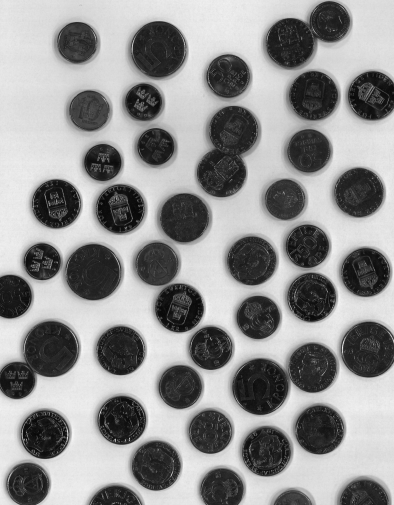
#> input picture Lab3/Lab3/images/coins.tif, 394 x 505 px, found by its file name
$ jupyter execute Lab3.ipynb
#> lines starting #> are read from the running program, lines starting #| are printed output that depends on the picture; after the words box and inside, x2 and y2 are one past the last pixel; in counts of white or black regions, pixels touching at a corner belong together
# Formality

- Work together in groups of four people. Sign up for a group in Studium.

- The exercise is examinated by oral examination during the exercise session 4 OR by handing in a
written report with the group’s answers to the questions in Studium. Name your report
**Lab3_LastName1_LastName2_LastName3** . If you choose your work to be evaluated during
exercise session 4, make sure all the group members are present and prepare a report with the main
results to simplify the evaluation, otherwise, you will be asked to submit a full report on Studium.

First, we load the grayscale image coins.tif using OpenCV. This image contains several coins (dark circular objects) on a light background. Some coins have bright details (highlights) on them, and a few coins touch or overlap each other.

[cell 1]
import cv2
import numpy as np
from matplotlib import pyplot as plt

I = cv2.imread('lab3/images/coins.tif', cv2.IMREAD_GRAYSCALE)
#> I is the input picture: shape (505, 394); min 8, max 246, mean 144.7

plt.imshow(I, cmap='gray')
plt.axis('off')            # Hide axis ticks
plt.show()

# Assignment

Counting objects is a fairly common problem in image analysis. Often the segmentation is difficult, due to non-uniform illumination, shadows, blur, reflections
etc. The problems here are that some objects are slightly overlapping or partiall
hidden (but still possible to identify). Some of the objects also contain bright pixe s
that should be counted as part of the object. Those difficulties must be taken i to
consideration when solving the assignm

The report should contain:
1. Your script that solves the task. Include a comment for every function sayin
why that particular function was needed.
2. An image showing the final segmentation resulIONS
3. A histogram showing the distribution of object size. Either area or  adius
could be used as a size measure (see figure).
4. A discussion of errors and limitations in your final method.
5. As you can see, the objects are coins. Is it possible to count the tot l amount
of money using your algorithm?
6. Explain how your method treat the coins on the image border.
7. Is your solution general in the sense that it can be used when analyzing images with arbitrary circular objects (i.e. not only coins.tif)? Try it on
bacteria.tif. Does it work on arbitrary ellipsoid or co vex objects?
Describe some possible modifications you could make to your program.
ent.

And here is an example of a histogram that would show the distribution of coins found in an image:

Below are some Python functions (from OpenCV, scikit-image, numpy, and matplotlib) that will be useful for this lab. Check the documentation for details and examples. Not all of these are required to solve the task, but understanding them will help.

* Thresholding and Binary Masks
`cv2.threshold(I, T, 255, cv2.THRESH_BINARY)`
Threshold the grayscale image I at intensity level T (0 ≤ T ≤ 255) to create a binary image.
Returns (ret, binary) where binary is a mask image with 0 or 255 values.

`threshold_otsu(I)` (from skimage.filters)
Automatically computes an optimal global threshold (Otsu’s method) based on the image histogram.

`binary = I < T` (using NumPy)
Simple boolean thresholding, producing a binary mask (True/False).

* Histograms and Visualization
`plt.hist(I.ravel(), bins=256)` (from matplotlib)
Plots the intensity histogram of a grayscale image.

`plt.imshow(I, cmap='gray')`
Displays a grayscale or binary image.

* Distance Transform
`cv2.distanceTransform(binary, cv2.DIST_L2, 5)`
Computes the distance transform of a binary mask using Euclidean distance (or cv2.DIST_L1 for cityblock).
Result is a float image where each pixel’s value is the distance to the nearest background pixel.

* Watershed Segmentation
`watershed(-dist, markers, mask=binary)` (from skimage.segmentation)
Performs watershed segmentation. Typically applied to the negative distance transform using labeled markers.
mask restricts watershed to foreground regions.

* Logical Operations
`np.logical_and(A, B), np.logical_or(A, B), np.logical_xor(A, B), np.logical_not(A)`
Pixel-wise logical operations between binary images.

* Labeling and Region Properties
`label(binary, connectivity=2)` (from skimage.measure)
Labels connected components in a binary image. connectivity=2 for 8-connectivity in 2D.

`label2rgb(labels, image=I)` (from skimage.color)
Converts a labeled segmentation to a color overlay for visualization.

`regionprops(labels)` (from skimage.measure)
Extracts features from labeled regions.

* Local Maxima Detection
`peak_local_max(dist, min_distance=1)` (from skimage.feature)
Finds local maxima in an image (e.g., peaks in distance transform). Returns coordinates or a boolean mask.
Can be used to find object centers for marker-based segmentation.

* Filtering
`cv2.medianBlur(I, ksize=3)`
Applies a median filter to reduce noise or fill small holes (e.g., coin engravings).

`cv2.filter2D(I, -1, kernel)`
Applies a custom 2D filter (e.g., mean filter kernel).

`gaussian(I, sigma) (from skimage.filters)`
Smooths the image using a Gaussian filter.

Morphological Operations
`cv2.morphologyEx(I, cv2.MORPH_OPEN, kernel)`
Morphological opening (erosion followed by dilation).

`cv2.morphologyEx(I, cv2.MORPH_CLOSE, kernel)`
Morphological closing (dilation followed by erosion).

`cv2.erode(I, kernel), cv2.dilate(I, kernel)`
Basic erosion and dilation operations.

`disk(radius)` (from skimage.morphology)
Creates a circular structuring element for morphological operations.

* Other Potentially Useful Tools
`remove_small_objects(binary, min_size)` (from skimage.morphology)
Removes connected components smaller than min_size pixels (useful for cleaning noise).

`binary_closing, binary_opening` (from skimage.morphology)
Higher-level morphological operations to close small gaps or remove small protrusions.

`skeletonize(binary)` (from skimage.morphology)
Reduces objects to their skeleton representation.

#### Solution

[cell 2]
# imports
from matplotlib import pyplot as plt
from skimage import filters, morphology, measure, color, segmentation, feature

# find threshold and plt
T = filters.threshold_otsu(I)
#> T = 129

I = cv2.medianBlur(I, ksize=3) # remove highlights from coins

binary  = I < T
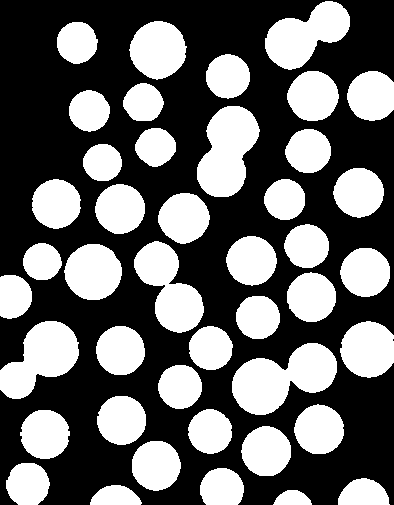
#> binary: shape (505, 394) bool; 40.6% white; 43 white regions, largest, box (x1, y1, x2, y2) and area: (232, 343, 337, 415) 4485, (197, 106, 260, 197) 3862, (0, 321, 79, 399) 3575

plt.imshow(binary, cmap='gray')
plt.axis('off')            # Hide axis ticks
plt.show()

plt.hist(I.ravel(), bins=256)
plt.show()
#> figure, not shown here; tallest bar 4812 high, from x = 220.2 to 221.1

[cell 3]
dist0 = cv2.distanceTransform(binary.astype(np.uint8), cv2.DIST_L2, 0)
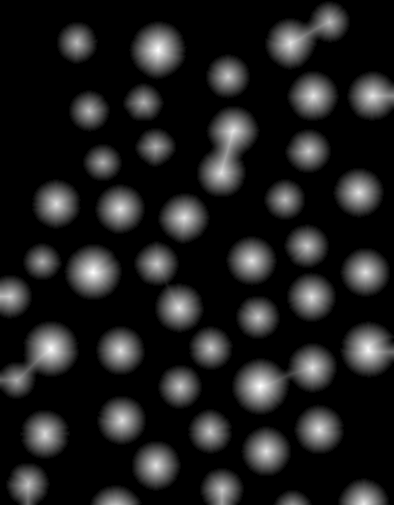
#> dist0: shape (505, 394) float32; min 0, max 27.59, mean 3.4; drawn with min black and max white
distcityblock0 = cv2.distanceTransform(binary.astype(np.uint8), cv2.DIST_L1, 0)

dist3 = cv2.distanceTransform(binary.astype(np.uint8), cv2.DIST_L2, 3)
distcityblock3 = cv2.distanceTransform(binary.astype(np.uint8), cv2.DIST_L1, 3)

dist5 = cv2.distanceTransform(binary.astype(np.uint8), cv2.DIST_L2, 5)
distcityblock5 = cv2.distanceTransform(binary.astype(np.uint8), cv2.DIST_L1, 5)

plt.figure(figsize=(12, 8))
plt.subplot(2,3,1), plt.imshow(dist0, cmap='gray'), plt.title('L2 0')
plt.subplot(2,3,2), plt.imshow(dist3, cmap='gray'), plt.title('L2 3')
plt.subplot(2,3,3), plt.imshow(dist5, cmap='gray'), plt.title('L2 5')
plt.subplot(2,3,4), plt.imshow(distcityblock0, cmap='gray'), plt.title('L1(Cityblock) 0')
plt.subplot(2,3,5), plt.imshow(distcityblock3, cmap='gray'), plt.title('L1(Cityblock) 3')
plt.subplot(2,3,6), plt.imshow(distcityblock5, cmap='gray'), plt.title('L1(Cityblock) 5')
plt.show()

# simmilar results for each configuration

[cell 4]
coords = feature.peak_local_max(
    dist5,
    footprint=np.ones((3, 3)),
    labels=binary
)
#> coords = 63 pairs, first value 22 to 503, second value 9 to 372

markers = np.zeros(dist5.shape, dtype=int)

for i, (r, c) in enumerate(coords, start=1):
    markers[r, c] = i
#> this loop made 63 passes
#> (r, c) on passes 1 to 12: (386, 260), (272, 93), (50, 158), (349, 51), (350, 368), (130, 233), (217, 184), (503, 363), (42, 290), (43, 290), (95, 313), (95, 372)
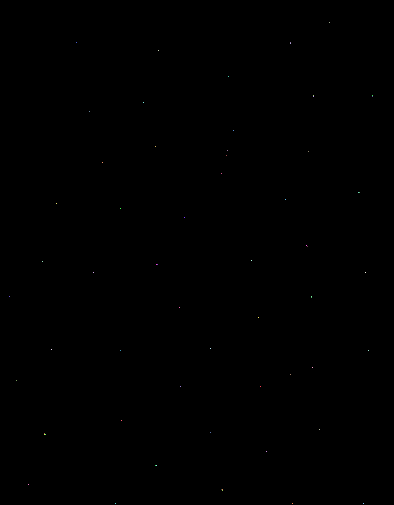
#> markers: shape (505, 394) int64; 64 distinct labels, from 0 to 63; one colour per label, 0 black

markers.shape == dist5.shape

labels = segmentation.watershed(
    -dist5,
    markers,
    mask=binary
)
#> labels: shape (505, 394) int64; 64 distinct labels, from 0 to 63

plt.imshow(labels)
plt.axis('off')            # Hide axis ticks
plt.show()

[cell 5]
L = measure.label(binary, connectivity=2)
#> L: shape (505, 394) int32; 44 distinct labels, from 0 to 43

plt.imshow(color.label2rgb(L, bg_label=0))
plt.axis('off')            # Hide axis ticks
plt.show()

[cell 6]
# [6 lines of commented-out code are left out]

IM = morphology.disk(10)

plt.figure(figsize=(6,6))
plt.subplot(1,2,1)
plt.imshow(binary, cmap='gray')
plt.axis('off')            # Hide axis ticks
plt.title('Before Morph')

plt.subplot(1,2,2)
plt.imshow(IM, cmap='gray')
plt.axis('off')            # Hide axis ticks
plt.title('After Morph')
plt.show()
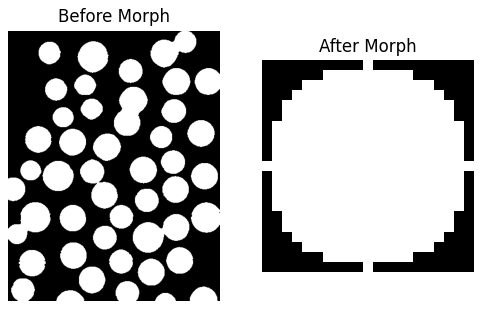
#> figure drawn by matplotlib, 2 panels

[cell 7]
def show(img, title, cmap='gray'):
    plt.figure(figsize=(5,5))
    plt.imshow(img, cmap=cmap)
    plt.title(title)
    plt.axis('off')
    plt.show()

[cell 8]
I = cv2.imread('lab3/images/coins.tif', cv2.IMREAD_GRAYSCALE)
show(I, "Original image")

############    median filter     ############
I_filtered = cv2.medianBlur(I, ksize=5) # remove highlights from coins
show(I_filtered, "After median filtering")
############     ############       ############


############    binary as uint8     ############
# find optimal threshold and create binary image white bg black coins
T = filters.threshold_otsu(I_filtered)
#> T = 128
binary = I_filtered < T
#> binary: shape (505, 394) bool; 40.4% white; 43 white regions, largest, box (x1, y1, x2, y2) and area: (232, 343, 337, 415) 4474, (197, 106, 259, 197) 3855, (0, 321, 79, 399) 3564
binary = binary.astype(np.uint8) *255
show(binary, "Binary image")
############     ############       ############

# did not seem necessary
############    morphological close     ############
# close small gaps in the coins to get better segmentation
#kernel = cv2.getStructuringElement(cv2.MORPH_ELLIPSE, (3,3))
#binary = cv2.morphologyEx(binary, cv2.MORPH_CLOSE, kernel)
#show(binary, "After morphological closing")
############     ############       ############


############    erode   ############
# Shrink the coins a bit to separate touching coins
selem = morphology.disk(4) # above 4 is too much
binary_eroded = cv2.erode(binary, selem)
#> binary_eroded: shape (505, 394); 29.1% white; 43 white regions, largest, box (x1, y1, x2, y2) and area: (236, 347, 333, 411) 3356, (201, 110, 255, 193) 2949, (0, 325, 75, 395) 2686

show(binary_eroded, "After erosion (separating touching coins)")
############     ############       ############


############    dist   ############
# find center of coins (nearest to background)
dist = cv2.distanceTransform(binary_eroded, cv2.DIST_L2, 5)

show(dist, "Distance transform")
############     ############       ############

# local max's one per coin
coords = feature.peak_local_max(
    dist,
    min_distance=10,
    labels=binary_eroded
)
#> coords = 48 pairs, first value 22 to 494, second value 10 to 372

# convert coords to markers because watershed does not take list of points (i.e coords)
# resize to image shape
markers = np.zeros(dist.shape, dtype=int)
for i, (r, c) in enumerate(coords, start=1):
    markers[r, c] = i
#> this loop made 48 passes
#> (r, c) on passes 1 to 12: (386, 260), (272, 93), (50, 158), (349, 369), (349, 51), (130, 233), (42, 290), (95, 313), (217, 184), (260, 251), (272, 365), (429, 319)
#> markers: shape (505, 394) int64; 49 distinct labels, from 0 to 48

labels = segmentation.watershed(
    -dist,
    markers,
    mask=binary
)
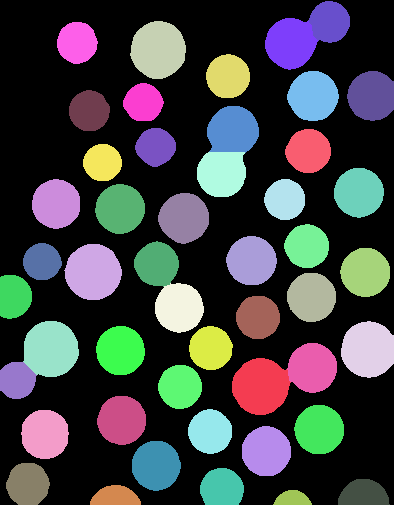
#> labels: shape (505, 394) int64; 49 distinct labels, from 0 to 48; one colour per label, 0 black

[cell 9]
plt.figure(figsize=(6,6))
plt.imshow(labels, cmap='nipy_spectral')
plt.title("Watershed segmentation (one color per circle)")
plt.axis('off')
plt.show()

num_circles = len(np.unique(labels)) - 1
#> num_circles = 48
print("Number of circles:", num_circles)
#| Number of circles: 48

areas = [region.area for region in measure.regionprops(labels)]
#> areas = 48 values, max 2543 at index 0, min 429 at index 47, mean 1676
plt.figure(figsize=(6,4))
plt.hist(areas, bins=20, edgecolor='black')
plt.xlabel("Area (pixels)")
plt.ylabel("Number of objects")
plt.title("Distribution of object areas")
plt.show()
#> figure, not shown here; tallest bar 11 high, from x = 1908.8 to 2014.5


print("Expected number of circles: 48 seen below:")
counted_image = cv2.imread('lab3/images/image.png')
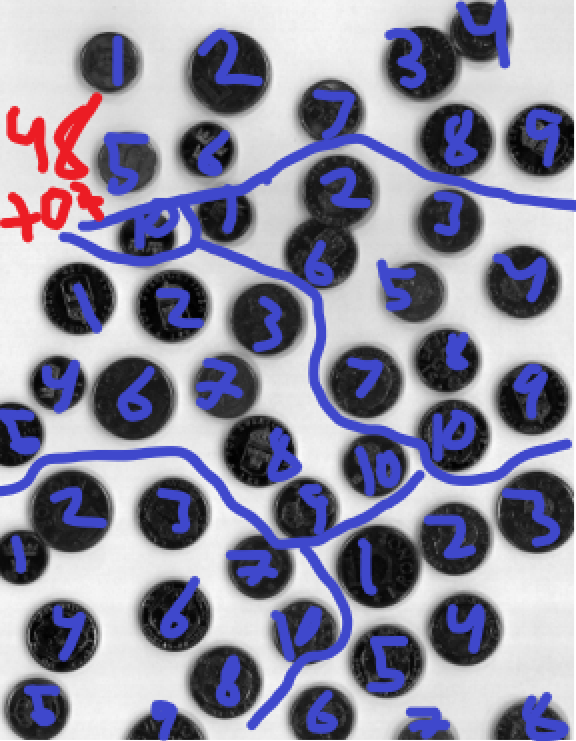
#> input picture Lab3/Lab3/images/image.png, 576 x 741 px, found by its file name
#> counted_image is the input picture: shape (741, 576, 3); mean B, G, R 160.5, 140.2, 141.4
plt.imshow(counted_image)
plt.axis('off')            # Hide axis ticks
plt.show()

#### Bacteria.tif

[cell 10]
IB = cv2.imread('lab3/images/bacteria.tif', cv2.IMREAD_GRAYSCALE)
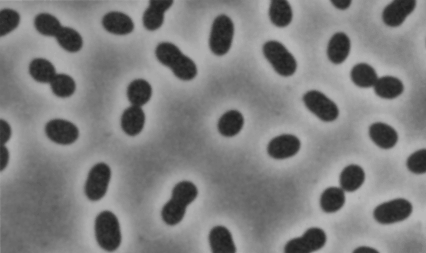
#> input picture Lab3/Lab3/images/bacteria.tif, 426 x 253 px, found by its file name
#> IB is the input picture: shape (253, 426); min 33, max 184, mean 127.8

show(IB, "Original Bacteria Image")

[cell 11]
############    median filter     ############
I_filtered = cv2.medianBlur(IB, ksize=5) # remove highlights from coins
#> I_filtered: shape (253, 426)
show(I_filtered, "After median filtering")
############     ############       ############


############    binary as uint8     ############
# find optimal threshold and create binary image white bg black coins
T = filters.threshold_otsu(I_filtered)
#> T = 98
binary = I_filtered < T
#> binary: shape (253, 426) bool; 16.9% white; 30 white regions (1 under 20 px), largest, box (x1, y1, x2, y2) and area: (121, 79, 151, 136) 1041, (321, 165, 364, 212) 945, (352, 64, 403, 98) 941
binary = binary.astype(np.uint8) *255
show(binary, "Binary image")
############     ############       ############

# did not seem necessary
############    morphological close     ############
# close small gaps in the coins to get better segmentation
kernel = cv2.getStructuringElement(cv2.MORPH_ELLIPSE, (5,5))
binary = cv2.morphologyEx(binary, cv2.MORPH_CLOSE, kernel)
#> binary: shape (253, 426); 17% white; 30 white regions (1 under 20 px), largest, box (x1, y1, x2, y2) and area: (121, 79, 151, 136) 1043, (321, 165, 364, 212) 947, (352, 64, 403, 98) 942
show(binary, "After morphological closing")
############     ############       ############


############    erode   ############
# Shrink the coins a bit to separate touching coins
selem = morphology.disk(4) # above 4 is too much
binary_eroded = cv2.erode(binary, selem)
#> binary_eroded: shape (253, 426); 8.8% white; 30 white regions, largest, box (x1, y1, x2, y2) and area: (125, 83, 147, 132) 544, (39, 17, 78, 48) 477, (33, 63, 71, 93) 477

show(binary_eroded, "After erosion (separating touching coins)")
############     ############       ############


############    dist   ############
# find center of coins (nearest to background)
dist = cv2.distanceTransform(binary_eroded, cv2.DIST_L2, 5)
#> dist: shape (253, 426) float32

show(dist, "Distance transform")
############     ############       ############

# local max's one per coin
coords = feature.peak_local_max(
    dist,
    min_distance=10,
    labels=binary_eroded
)
#> coords = 34 pairs, first value 11 to 242, second value 10 to 415

# convert coords to markers because watershed does not take list of points (i.e coords)
# resize to image shape
markers = np.zeros(dist.shape, dtype=int)
for i, (r, c) in enumerate(coords, start=1):
    markers[r, c] = i
#> this loop made 34 passes
#> (r, c) on passes 1 to 12: (235, 108), (91, 139), (131, 60), (123, 230), (14, 394), (70, 41), (75, 363), (121, 132), (135, 383), (146, 283), (177, 352), (199, 332)
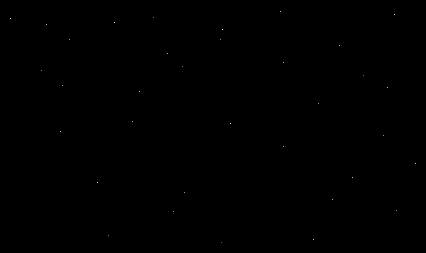
#> markers: shape (253, 426) int64; 35 distinct labels, from 0 to 34; one colour per label, 0 black

labels = segmentation.watershed(
    -dist,
    markers,
    mask=binary
)
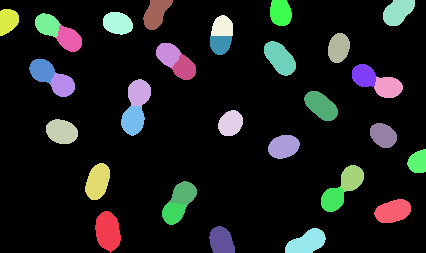
#> labels: shape (253, 426) int64; 35 distinct labels, from 0 to 34; one colour per label, 0 black

[cell 12]
plt.figure(figsize=(6,6))
plt.imshow(labels, cmap='nipy_spectral')
plt.title("Watershed segmentation (one color per circle)")
plt.axis('off')
plt.show()

num_circles = len(np.unique(labels)) - 1
#> num_circles = 34
print("Number of circles:", num_circles)
#| Number of circles: 34

areas = [region.area for region in measure.regionprops(labels)]
#> areas = 34 values, max 792 at index 0, min 346 at index 20, mean 519.2
plt.figure(figsize=(6,4))
plt.hist(areas, bins=20, edgecolor='black')
plt.xlabel("Area (pixels)")
plt.ylabel("Number of objects")
plt.title("Distribution of object areas")
plt.show()
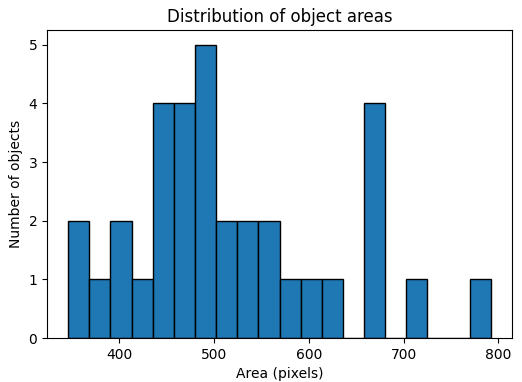
#> figure drawn by matplotlib, 1 panel; tallest bar 5 high, from x = 479.8 to 502.1
